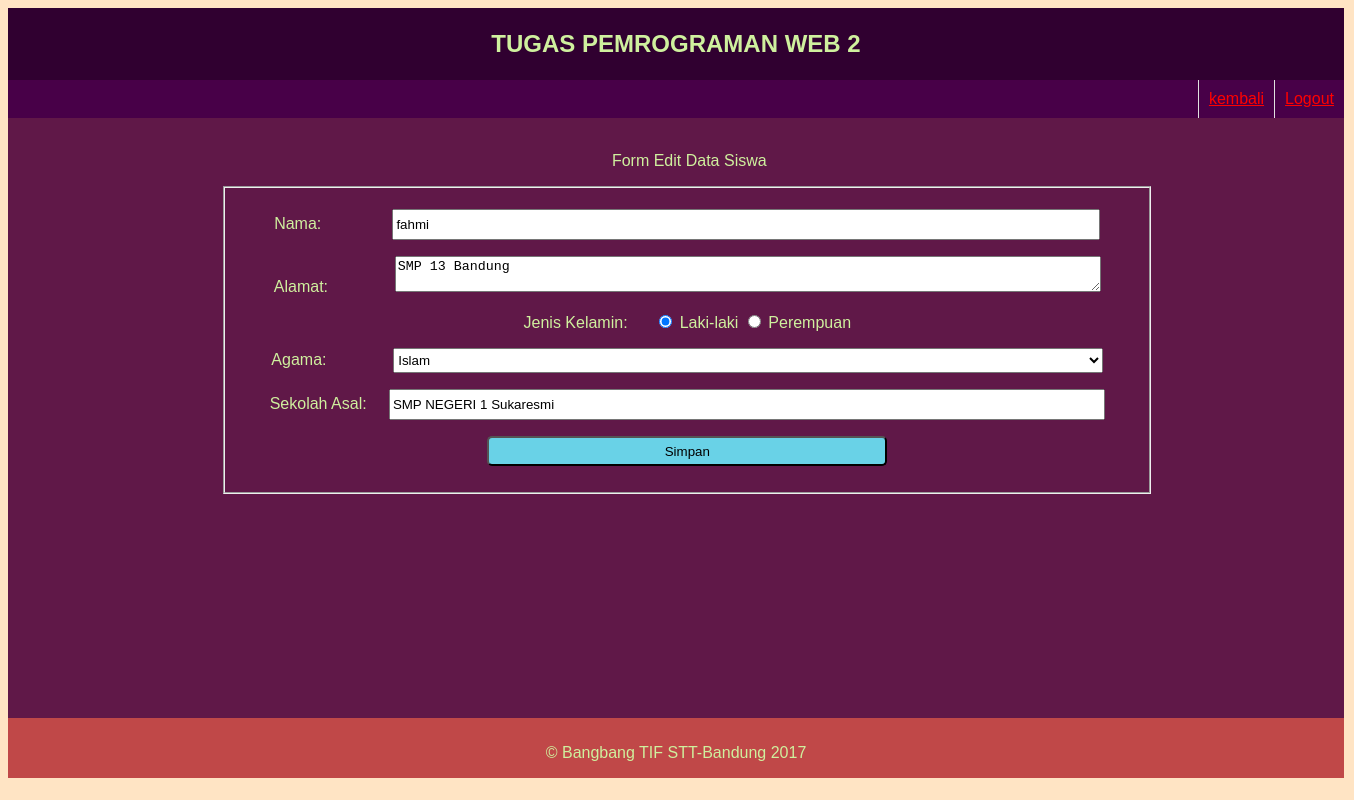
Screenshot of /form-edit.php?id=2 (signed in) with the database file from the repository.
### tables this page shows
CREATE TABLE IF NOT EXISTS `calon_siswa` (
`id` int(11) NOT NULL,
  `nama` varchar(64) NOT NULL,
  `alamat` varchar(255) NOT NULL,
  `jenis_kelamin` varchar(16) NOT NULL,
  `agama` varchar(16) NOT NULL,
  `sekolah_asal` varchar(64) NOT NULL
);

### form-edit.php (the view, shortened to what this page needs)
<?php
include("config.php");
$id = $_GET['id'];
$sql = "SELECT * FROM calon_siswa WHERE id=$id";
$query = mysqli_query($db, $sql);
$siswa = mysqli_fetch_assoc($query);
?>
<!DOCTYPE html>
<html>
<head>
	<link rel="stylesheet" type="text/css" href="style2.css">
</head>
<body>
<div class="wrap">
<div class="header">
<h2 align="center">TUGAS PEMROGRAMAN WEB 2</h2>
</div>
<div class="menu">
<ul>
			<li style="border-left: 1px solid #e1e1e1"><a href="logout.php">Logout</a></li>
			<li style="border-left: 1px solid #e1e1e1"><a href="list-siswa.php">kembali</a></li>
		</ul>
</div>
<div class="badan">
<div class="sidebar"></div>
<div class="content">
<br>
		<center><p>Form Edit Data Siswa</p></center>
	<form action="proses-edit.php" method="POST">
		<center><fieldset style="width:900px">
		<p>
			<label for="nama">Nama: </label> &nbsp;&nbsp;&nbsp;&nbsp;&nbsp;&nbsp;&nbsp;&nbsp;&nbsp;&nbsp;&nbsp;&nbsp;&nbsp;&nbsp;
			<input type="text" name="nama" placeholder="nama lengkap" style="width:700px; height:25px;" value="<?php echo $siswa['nama'] ?>" />
		</p>
		<p>
			<label for="alamat">Alamat: </label> &nbsp;&nbsp;&nbsp;&nbsp;&nbsp;&nbsp;&nbsp;&nbsp;&nbsp;&nbsp;&nbsp;&nbsp;&nbsp;
			<textarea name="alamat" style="width:700px;"><?php echo $siswa['alamat'] ?></textarea>
		</p>
		<p>
			<label for="jenis_kelamin">Jenis Kelamin: &nbsp;&nbsp;&nbsp;&nbsp;</label>
			<?php $jk = $siswa['jenis_kelamin']; ?>
			<label><input type="radio" name="jenis_kelamin" value="laki-laki" <?php echo ($jk == 'laki-laki') ? "checked": "" ?>> Laki-laki</label>
			<label><input type="radio" name="jenis_kelamin" value="perempuan" <?php echo ($jk == 'perempuan') ? "checked": "" ?>> Perempuan</label>
		</p>
		<p>
			<label for="agama">Agama: </label> &nbsp;&nbsp;&nbsp;&nbsp;&nbsp;&nbsp;&nbsp;&nbsp;&nbsp;&nbsp;&nbsp;&nbsp;&nbsp;
			<?php $agama = $siswa['agama']; ?>
			<select name="agama" style="width:710px; height:25px;">
				<option <?php echo ($agama == 'Islam') ? "selected": "" ?>>Islam</option>
			</select>
		</p>
		<p>
			<label for="sekolah_asal">Sekolah Asal: </label> &nbsp;&nbsp;&nbsp;
			<input type="text" name="sekolah_asal" placeholder="nama sekolah" style="width:708px; height:25px;" value="<?php echo $siswa['sekolah_asal'] ?>" />
		</p>
		<p>
			<input type="submit" value="Simpan" name="simpan" style=" width:400px; height: 30px; background:#69d2e7; border-radius:5px;" />
		</p>
		</fieldset></center>
	</form>
	</div>
	</div>
	<div class="footer"><p align="center">&copy; Bangbang TIF STT-Bandung 2017</p></div>
	</div>
	</body>
</html>

### style2.css (style rules this page uses)
.wrap { background: #F5F5DC; width: 1336px; margin: 0px 0px 0px 0px; }
.wrap .header { background: #300030; padding: 2px 10px; }
.wrap .menu { background: #480048; }
.wrap .menu ul { padding: 0; margin: 0; background: #480048; overflow: hidden; }
.wrap .menu ul li { float: right; list-style-type: none; padding: 10px; }
.badan { height: 600px; }
.wrap .badan .sidebar { background: #601848; float: left; width: 2%; height: 100%; }
.wrap .badan .content { background: #601848; float: center; padding-left: 0,8px; height: 100%; width: 99.99%; }
.wrap .footer { background: #c04848; height: 40px; width: 98,7%; padding: 10px; }
body { background: #FFE4C4; font-family: sans-serif; }
h2 { color: #cff09e; }
a { color: red; }
p { color: #cff09e }

### rows the page displays
calon_siswa: nama "fahmi", alamat "SMP 13 Bandung", jenis_kelamin "☑ Laki-laki", jenis_kelamin "☐ Perempuan", agama "Islam", sekolah_asal "SMP NEGERI 1 Sukaresmi"
